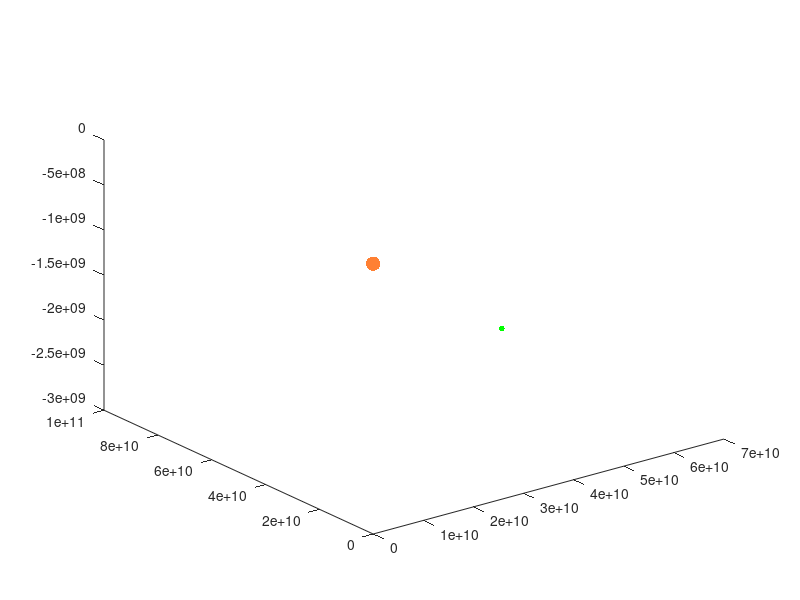

Reproduce this figure in MATLAB. (Note: this script raises an error after producing the figure.)
%% Orbit Function
% A function that uses initial planet properties for the first 6 planets of our solar system to plot 
% and simulate their trajectories over the course of one year
function orbits
%% Mass (Kg)
global mSun G
G = 6.673*10^(-11); % Gravitational constant [NM^2 / kg^2]
mSun = 1.989*10^30; % sun
mMe = 0.33*10^24; % mercury
mV = 4.87*10^24; % venus
mE = 5.97*10^24; % earth
mMa = 0.642*10^24; % mars
mJ = 1898*10^24; % jupiter
mS = 568*10^24; % saturn

%% Initial veloctiy and positions
%1 au = 149597870.700 km;
% positions and velocities relative to sun on January 1st 2017 at 00:00 in
% [m] and [m/s] taken from NASA's website
r_Me = [-1.433719457930228E-01,2.837093715285307E-01,3.633570612044031E-02] * 149597870700; % mercury position
v_Me = [-3.076848842366683E-02,-1.162353364156454E-02,1.872970822663991E-03] * 149597870700/(24*60*60); % mercury velocity
r_V = [4.673243997906552E-01  5.508231287051383E-01 -1.941467305848078E-02] * 149597870700; % venus position
v_V = [-1.548526759260772E-02  1.299852601837024E-02  1.071832461568199E-03] * 149597870700/(24*60*60); % venus velocity
r_E = [-1.796136519182077E-01  9.667949205028737E-01 -3.668730384613077E-05] * 149597870700; % earth position
v_E = [-1.720038360546182E-02 -3.211186215649903E-03  7.927770738232715E-07] * 149597870700/(24*60*60); % earth velocity
r_Ma = [1.354702870090992,3.868749030255172E-01,-2.514009726245983E-02] * 149597870700; % mars position
v_Ma = [-3.307029671743305E-03,1.465320120239402E-02,3.882285860373254E-04] * 149597870700/(24*60*60); % mars velocity
r_J = [-5.359733624674655E+00 -1.012671050217713E+00  1.241359522035637E-01] * 149597870700; % jupiter position
v_J = [1.311702886873301E-03 -7.065278150493061E-03 -1.624163739653627E-09] * 149597870700/(24*60*60); % jupiter velocity
r_S = [-1.868495879646128E+00 -9.869704547613226E+00  2.459234992440213E-01] * 149597870700; % saturn position
v_S = [5.177713288560582E-03 -1.060858809497183E-03 -1.875445592488674E-04] * 149597870700/(24*60*60); % saturn velocity

%% Plotting planets and animated lines
sz=log([2440 6052 6371 3390 69911 58232]./0.01); % planet radii in order, and scaled to use as marker sizes
figure(1)
Sun = plot3(0,0,0,'.','color',[1 0.5 0.2],'markersize',2.5*sz(1));
hold on
%Me = plot3(r_Me(1),r_Me(2),r_Me(3),'.','color',[0.5 0.5 0.5],'markersize',sz(1)); % plot mercury on figure
%MeL = animatedline(r_Me(1),r_Me(2),r_Me(3),'color',[0.5 0.5 0.5]); % plot mercury's path on figure
V = plot3(r_V(1),r_V(2),r_V(3),'.','color','g','markersize',sz(2)); % plot venus on figure
VL = animatedline(r_V(1),r_V(2),r_V(3),'color','g'); % plot venus's path on figure
E = plot3(r_E(1),r_E(2),r_E(3),'.','color','b','markersize',sz(3)); % plot earth on figure
EL = animatedline(r_E(1),r_E(2),r_E(3),'color','b'); % plot earths's path on figure
Ma = plot3(r_Ma(1),r_Ma(2),r_Ma(3),'.','color','r','markersize',sz(4)); % plot mars on figure
MaL = animatedline(r_Ma(1),r_Ma(2),r_Ma(3),'color','r'); % plot mars' path on figure
J = plot3(r_J(1),r_J(2),r_J(3),'.','color','r','markersize',sz(5)); % plot jupiter on figure
JL = animatedline(r_J(1),r_J(2),r_J(3),'color','r'); % plot jupiter's path on figure
S = plot3(r_S(1),r_S(2),r_S(3),'.','color','g','markersize',sz(6)); % plot saturn on figure
SL = animatedline(r_S(1),r_S(2),r_S(3),'color','g'); % plot saturn's path on figure

% plot saturn's ring
angle=0:0.5:2.1*pi; 
xring = 50300000 * cos(angle) + r_S(1);
yring = 50300000 * sin(angle) + r_S(2);
zring = ones(1,length(xring))*r_S(3);
ring = plot3(xring,yring,zring,'LineWidth',1,'color',[0.4,0.4,0.4]);
hold off
axis manual
axis([-160e10,160e10,-160e10,160e10,-160e10,160e10])
for i = 1:365 % looping through 1 year, updating position and velocity data each day
    %[r_Me,v_Me] = traj(mMe,r_Me,v_Me);
    [r_V,v_V] = traj(mV,r_V,v_V);
    [r_E,v_E] = traj(mE,r_E,v_E);
    [r_Ma,v_Ma] = traj(mMa,r_Ma,v_Ma);
    [r_J,v_J] = traj(mJ,r_J,v_J);
    [r_S,v_S] = traj(mS,r_S,v_S);
    
    % updating plot
    %Me.XData = r_Me(1);
    %Me.YData = r_Me(2);
    %Me.ZData = r_Me(3);
    %addpoints(MeL,r_Me(1),r_Me(2),r_Me(3));
    V.XData = r_V(1);
    V.YData = r_V(2);
    V.ZData = r_V(3);
    addpoints(VL,r_V(1),r_V(2),r_V(3));
    E.XData = r_E(1);
    E.YData = r_E(2);
    E.ZData = r_E(3);
    addpoints(EL,r_E(1),r_E(2),r_E(3));
    Ma.XData = r_Ma(1);
    Ma.YData = r_Ma(2);
    Ma.ZData = r_Ma(3);
    addpoints(MaL,r_Ma(1),r_Ma(2),r_Ma(3));
    J.XData = r_J(1);
    J.YData = r_J(2);
    J.ZData = r_J(3);
    addpoints(JL,r_J(1),r_J(2),r_J(3));
    S.XData = r_S(1);
    S.YData = r_S(2);
    S.ZData = r_S(3);
    addpoints(SL,r_S(1),r_S(2),r_S(3));
    ring.XData = 50300000000 * cos(angle) + r_S(1);
    ring.YData = 50300000000 * sin(angle) + r_S(2);
    ring.ZData = ones(1,length(xring))*r_S(3);
    drawnow
end
end
